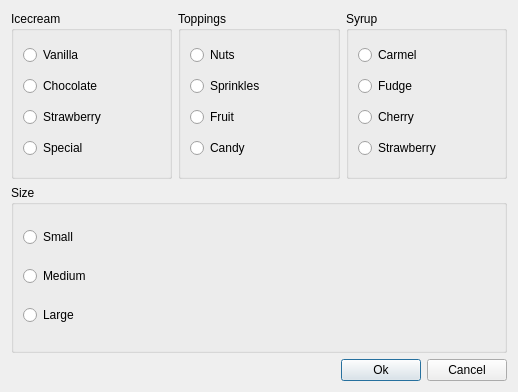
<?xml version="1.0" encoding="UTF-8"?>
<ui version="4.0">
 <class>Dialog</class>
 <widget class="QDialog" name="Dialog">
  <property name="geometry">
   <rect>
    <x>0</x>
    <y>0</y>
    <width>518</width>
    <height>392</height>
   </rect>
  </property>
  <property name="windowTitle">
   <string>Dialog</string>
  </property>
  <layout class="QVBoxLayout" name="verticalLayout_5">
   <item>
    <layout class="QHBoxLayout" name="horizontalLayout">
     <item>
      <widget class="QGroupBox" name="gprIceCream">
       <property name="title">
        <string>Icecream</string>
       </property>
       <layout class="QVBoxLayout" name="verticalLayout">
        <item>
         <widget class="QRadioButton" name="radioButton">
          <property name="text">
           <string>Vanilla</string>
          </property>
         </widget>
        </item>
        <item>
         <widget class="QRadioButton" name="radioButton_2">
          <property name="text">
           <string>Chocolate</string>
          </property>
         </widget>
        </item>
        <item>
         <widget class="QRadioButton" name="radioButton_3">
          <property name="text">
           <string>Strawberry</string>
          </property>
         </widget>
        </item>
        <item>
         <widget class="QRadioButton" name="radioButton_4">
          <property name="text">
           <string>Special</string>
          </property>
         </widget>
        </item>
       </layout>
      </widget>
     </item>
     <item>
      <widget class="QGroupBox" name="grpToppings">
       <property name="title">
        <string>Toppings</string>
       </property>
       <layout class="QVBoxLayout" name="verticalLayout_2">
        <item>
         <widget class="QRadioButton" name="radioButton_5">
          <property name="text">
           <string>Nuts</string>
          </property>
         </widget>
        </item>
        <item>
         <widget class="QRadioButton" name="radioButton_6">
          <property name="text">
           <string>Sprinkles</string>
          </property>
         </widget>
        </item>
        <item>
         <widget class="QRadioButton" name="radioButton_7">
          <property name="text">
           <string>Fruit</string>
          </property>
         </widget>
        </item>
        <item>
         <widget class="QRadioButton" name="radioButton_8">
          <property name="text">
           <string>Candy</string>
          </property>
         </widget>
        </item>
       </layout>
      </widget>
     </item>
     <item>
      <widget class="QGroupBox" name="grpSyrup">
       <property name="title">
        <string>Syrup</string>
       </property>
       <layout class="QVBoxLayout" name="verticalLayout_3">
        <item>
         <widget class="QRadioButton" name="radioButton_9">
          <property name="text">
           <string>Carmel</string>
          </property>
         </widget>
        </item>
        <item>
         <widget class="QRadioButton" name="radioButton_10">
          <property name="text">
           <string>Fudge</string>
          </property>
         </widget>
        </item>
        <item>
         <widget class="QRadioButton" name="radioButton_11">
          <property name="text">
           <string>Cherry</string>
          </property>
         </widget>
        </item>
        <item>
         <widget class="QRadioButton" name="radioButton_12">
          <property name="text">
           <string>Strawberry</string>
          </property>
         </widget>
        </item>
       </layout>
      </widget>
     </item>
    </layout>
   </item>
   <item>
    <widget class="QGroupBox" name="grpSize">
     <property name="title">
      <string>Size</string>
     </property>
     <layout class="QVBoxLayout" name="verticalLayout_4">
      <item>
       <widget class="QRadioButton" name="radioButton_13">
        <property name="text">
         <string>Small</string>
        </property>
       </widget>
      </item>
      <item>
       <widget class="QRadioButton" name="radioButton_14">
        <property name="text">
         <string>Medium</string>
        </property>
       </widget>
      </item>
      <item>
       <widget class="QRadioButton" name="radioButton_15">
        <property name="text">
         <string>Large</string>
        </property>
       </widget>
      </item>
     </layout>
    </widget>
   </item>
   <item>
    <layout class="QHBoxLayout" name="horizontalLayout_2">
     <item>
      <spacer name="horizontalSpacer">
       <property name="orientation">
        <enum>Qt::Horizontal</enum>
       </property>
       <property name="sizeHint" stdset="0">
        <size>
         <width>40</width>
         <height>20</height>
        </size>
       </property>
      </spacer>
     </item>
     <item>
      <widget class="QPushButton" name="btnOk">
       <property name="text">
        <string>Ok</string>
       </property>
      </widget>
     </item>
     <item>
      <widget class="QPushButton" name="btnCancel">
       <property name="text">
        <string>Cancel</string>
       </property>
      </widget>
     </item>
    </layout>
   </item>
  </layout>
 </widget>
 <resources/>
 <connections/>
</ui>
